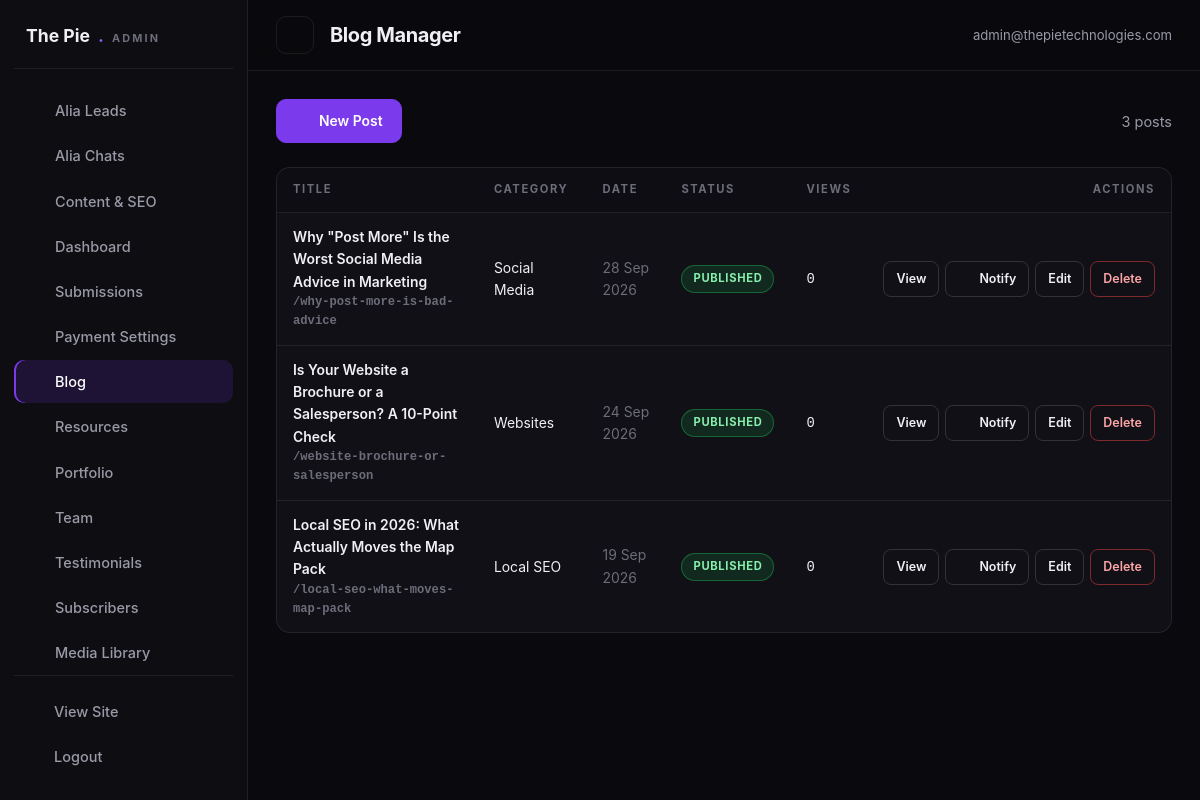
Screenshot of /admin/blog.php (signed in) with the database file from the repository.
### tables this page shows
CREATE TABLE IF NOT EXISTS blog_posts (
  id INT AUTO_INCREMENT PRIMARY KEY,
  title VARCHAR(255) NOT NULL,
  slug VARCHAR(255) UNIQUE NOT NULL,
  category_id INT,
  featured_image VARCHAR(255),
  excerpt TEXT,
  content LONGTEXT,
  tags VARCHAR(255) DEFAULT '',
  author VARCHAR(150) DEFAULT 'The Pie Technologies',
  meta_title VARCHAR(255),
  meta_description TEXT,
  reading_time INT DEFAULT 5,
  views INT DEFAULT 0,
  status ENUM('draft','published') DEFAULT 'draft',
  published_at DATETIME,
  created_at TIMESTAMP DEFAULT CURRENT_TIMESTAMP,
  KEY idx_post_status (status),
  KEY idx_post_cat (category_id),
  CONSTRAINT fk_post_category FOREIGN KEY (category_id)
    REFERENCES blog_categories (id) ON DELETE SET NULL
);

CREATE TABLE IF NOT EXISTS blog_categories (
  id INT AUTO_INCREMENT PRIMARY KEY,
  name VARCHAR(100) NOT NULL,
  slug VARCHAR(100) UNIQUE NOT NULL
);

### includes/functions.php (called while the page is built, shortened)
<?php
function esc($value)
{
    return htmlspecialchars((string) $value, ENT_QUOTES, 'UTF-8');
}
function url($path = '', $pretty = null)
{
    $path = trim((string) $path, '/');
    if ($pretty === null) {
        $pretty = PRETTY_URLS;
    }
    if ($path !== '' && substr($path, -4) !== '.php' && $pretty && strpos($path, '?') === false) {
        $url = BASE_URL . '/' . $path;
    } elseif ($path !== '' && substr($path, -4) !== '.php' && !$pretty && strpos($path, '?') === false) {
        $url = BASE_URL . '/' . $path . '.php';
    } else {
        $url = BASE_URL . ($path === '' ? '/' : '/' . $path);
    }
    return $url;
}
function asset($path)
{
    return BASE_URL . '/' . ltrim((string) $path, '/');
}
function formatDate($datetime, $format = 'j M Y')
{
    $ts = strtotime((string) $datetime);
    return $ts ? date($format, $ts) : '';
}
function isAdminLoggedIn()
{
    return !empty($_SESSION['admin_id']);
}
function currentAdmin()
{
    $admin = dbOne('SELECT * FROM admin_users WHERE id = ?', array((int) $_SESSION['admin_id']));
    return $admin;
}

### includes/db.php (called while the page is built, shortened)
<?php
if (!function_exists('dbAll')) {
    function dbAll($sql, $params = array())
    {
        try {
            $st = $GLOBALS['pdo']->prepare($sql);
            $st->execute($params);
            return $st->fetchAll();
        } catch (PDOException $e) {
            error_log('[TPT] Query failed: ' . $e->getMessage() . ' | ' . $sql);
            return array();
        }
    }
}
if (!function_exists('dbOne')) {
    function dbOne($sql, $params = array())
    {
        $rows = dbAll($sql, $params);
        return $rows ? $rows[0] : null;
    }
}

### admin/blog.php (the view, shortened to what this page needs)
<?php
$adminPage  = 'blog';
$adminTitle = 'Blog Manager';
$posts = dbAll(
    "SELECT p.*, c.name AS category_name FROM blog_posts p LEFT JOIN blog_categories c ON c.id = p.category_id
     ORDER BY p.created_at DESC"
);
require_once dirname(__DIR__) . '/includes/admin-header.php';
?>
<div class="a-toolbar">
    <a class="a-btn primary" href="blog-edit.php"><?= icon('plus', 16) ?> New Post</a>
    <span class="text-muted"><?= count($posts) ?> post<?= count($posts) === 1 ? '' : 's' ?></span>
</div>
<div class="a-table-wrap">
    <table class="a-table">
        <thead><tr><th>Title</th><th>Category</th><th>Date</th><th>Status</th><th>Views</th><th style="text-align:right">Actions</th></tr></thead>
        <tbody>
        <?php foreach ($posts as $post): ?>
        <tr>
            <td class="td-main"><?= esc($post['title']) ?><div class="td-sub mono">/<?= esc($post['slug']) ?></div></td>
            <td><?= esc($post['category_name'] !== null ? $post['category_name'] : '—') ?></td>
            <td class="td-sub"><?= esc(formatDate($post['published_at'] !== null ? $post['published_at'] : $post['created_at'], 'j M Y')) ?></td>
            <td><span class="badge <?= esc($post['status']) ?>"><?= esc($post['status']) ?></span></td>
            <td class="mono"><?= number_format((int) $post['views']) ?></td>
            <td>
                <div class="row-actions">
                    <a class="a-btn small" href="<?= url('blog/' . $post['slug']) ?>" target="_blank" rel="noopener">View</a>
                    <?php if ($post['status'] === 'published'): ?>
                        <a class="a-btn small" href="subscriber-notify.php?type=blog&id=<?= (int) $post['id'] ?>" title="Send email notification to subscribers"><?= icon('send', 13) ?> Notify</a>
                    <?php endif; ?>
                    <a class="a-btn small" href="blog-edit.php?id=<?= (int) $post['id'] ?>">Edit</a>
                    <form method="post" action="actions.php" style="display:inline" onsubmit="return confirm('Delete this post permanently?');">
                        <button class="a-btn small danger" type="submit">Delete</button>
                    </form>
                </div>
            </td>
        </tr>
        <?php endforeach; ?>
        </tbody>
    </table>
</div>
<?php require_once dirname(__DIR__) . '/includes/admin-footer.php'; ?>

### includes/admin-header.php (shortened to what this page needs)
<?php
$adminPage  = isset($adminPage) ? $adminPage : 'dashboard';
$adminTitle = isset($adminTitle) ? $adminTitle : 'Dashboard';
$adminUser  = currentAdmin();
$adminNav = array(
    array('key' => 'leads', 'label' => 'Alia Leads', 'href' => 'leads.php', 'icon' => 'users'),
    array('key' => 'chats', 'label' => 'Alia Chats', 'href' => 'chats.php', 'icon' => 'chat'),
    array('key' => 'content', 'label' => 'Content & SEO', 'href' => 'content.php', 'icon' => 'edit'),
    array('key' => 'dashboard',    'label' => 'Dashboard',     'href' => 'index.php',        'icon' => 'grid'),
    array('key' => 'submissions',  'label' => 'Submissions',   'href' => 'submissions.php',  'icon' => 'mail'),
    array('key' => 'payments',     'label' => 'Payment Settings', 'href' => 'payments.php',  'icon' => 'card'),
    array('key' => 'blog',         'label' => 'Blog',          'href' => 'blog.php',         'icon' => 'edit'),
    array('key' => 'resources',    'label' => 'Resources',     'href' => 'resources.php',    'icon' => 'download'),
    array('key' => 'portfolio',    'label' => 'Portfolio',     'href' => 'portfolio.php',    'icon' => 'layers'),
    array('key' => 'team',         'label' => 'Team',          'href' => 'team.php',         'icon' => 'users'),
    array('key' => 'testimonials', 'label' => 'Testimonials',  'href' => 'testimonials.php', 'icon' => 'star'),
    array('key' => 'subscribers',  'label' => 'Subscribers',   'href' => 'subscribers.php',  'icon' => 'send'),
    array('key' => 'media',        'label' => 'Media Library', 'href' => 'media.php',        'icon' => 'image'),
    array('key' => 'admins',       'label' => 'Admin Management', 'href' => 'admins.php',    'icon' => 'shield'),
    array('key' => 'settings',     'label' => 'Settings',      'href' => 'settings.php',     'icon' => 'cpu'),
);
?>
<!DOCTYPE html>
<html lang="en">
<head>
<link rel="stylesheet" href="<?= asset('assets/css/admin.css') ?>">
</head>
<body class="admin-body">
<aside class="admin-sidebar" id="adminSidebar">
    <div class="admin-brand">The Pie<span>.</span><small>Admin</small></div>
    <nav>
        <?php foreach ($adminNav as $navItem): ?>
        <a href="<?= esc($navItem['href']) ?>" class="<?= $adminPage === $navItem['key'] ? 'active' : '' ?>"><?= icon($navItem['icon'], 17) ?><span><?= esc($navItem['label']) ?></span></a>
        <?php endforeach; ?>
    </nav>
    <div class="admin-side-foot">
        <a href="<?= url('') ?>" target="_blank" rel="noopener"><?= icon('globe', 16) ?><span>View Site</span></a>
        <a href="logout.php"><?= icon('close', 16) ?><span>Logout</span></a>
    </div>
</aside>
<div class="admin-main">
    <header class="admin-topbar">
        <button class="a-icon-btn sidebar-toggle" id="sidebarToggle" aria-label="Toggle navigation"><?= icon('menu', 20) ?></button>
        <h1><?= esc($adminTitle) ?></h1>
        <div class="admin-top-actions">
            <span class="admin-user"><?= icon('users', 15) ?> <?= esc($adminUser ? $adminUser['email'] : 'admin') ?></span>
        </div>
    </header>
    <main class="admin-content">

### includes/data.php (shortened to what this page needs)
<?php
function icon($name, $size = 20)
{
    $body = isset($paths[$name]) ? $paths[$name] : $paths['sparkle'];
    return '<svg class="icon icon-' . esc($name) . '" width="' . (int) $size . '" height="' . (int) $size
        . '" viewBox="0 0 24 24" fill="none" stroke="currentColor" stroke-width="1.6" stroke-linecap="round" stroke-linejoin="round" aria-hidden="true">'
        . $body . '</svg>';
}

### assets/css/admin.css (style rules this page uses)
:root { --bg:#0a0a0e; --panel:#101016; --panel-2:#15151d; --line:rgba(255,255,255,.08); --line-2:rgba(255,255,255,.14); --text:#f0f0f4; --muted:#9a9aa7; --muted-2:#6d6d7a; --violet:#7c3aed; --violet-2:#8b5cf6; --violet-soft:#a78bfa; --cyan:#22d3ee; --amber:#f59e0b; --green:#22c55e; --red:#ef4444; --radius:14px; --sidebar:248px; --font:'Inter',system-ui,-apple-system,'Segoe UI',sans-serif; --display:'Space Grotesk','Inter',system-ui,sans-serif; }
* { box-sizing:border-box }
html { overflow-x:clip }
body { margin:0;background:var(--bg);color:var(--text);font-family:var(--font);font-size:14.5px;line-height:1.6;-webkit-font-smoothing:antialiased }
a { color:inherit;text-decoration:none }
h1,h2,h3,h4 { margin:0;font-family:var(--display);letter-spacing:-.02em }
button { font:inherit;color:inherit;background:none;border:0;cursor:pointer }
.admin-sidebar { position:fixed;inset:0 auto 0 0;width:var(--sidebar);z-index:60; background:#0d0d12;border-right:1px solid var(--line); display:flex;flex-direction:column;padding:22px 14px;gap:6px; transition:transform .3s cubic-bezier(.22,1,.36,1); }
.admin-brand { font-family:var(--display);font-weight:700;font-size:1.1rem;padding:0 12px 18px;border-bottom:1px solid var(--line);margin-bottom:14px;display:flex;align-items:baseline;gap:8px }
.admin-brand span { color:var(--violet-2) }
.admin-brand small { color:var(--muted-2);font-size:.68rem;letter-spacing:.2em;text-transform:uppercase }
.admin-sidebar nav { display:grid;gap:2px;overflow-y:auto }
.admin-sidebar nav a,.admin-side-foot a { display:flex;align-items:center;gap:12px;padding:10px 12px;border-radius:10px; color:var(--muted);font-weight:500;transition:background .2s,color .2s; }
.admin-sidebar nav a.active { background:rgba(124,58,237,.16);color:#fff;box-shadow:inset 2px 0 0 var(--violet) }
.admin-side-foot { margin-top:auto;padding-top:14px;border-top:1px solid var(--line);display:grid;gap:2px }
.admin-main { margin-left:var(--sidebar);min-height:100vh;display:flex;flex-direction:column }
.admin-topbar { position:sticky;top:0;z-index:50;display:flex;align-items:center;gap:16px; padding:16px 28px;background:rgba(10,10,14,.85);backdrop-filter:blur(14px);border-bottom:1px solid var(--line); }
.admin-topbar h1 { font-size:1.25rem }
.admin-top-actions { margin-left:auto;display:flex;gap:10px;align-items:center }
.admin-user { color:var(--muted);font-size:.82rem;display:inline-flex;gap:8px;align-items:center }
.admin-content { padding:28px;display:grid;gap:24px;align-content:start }
.sidebar-toggle { display:none }
.a-btn { display:inline-flex;align-items:center;justify-content:center;gap:8px; padding:10px 18px;border-radius:10px;font-weight:600;font-size:.87rem; border:1px solid var(--line-2);color:var(--text);transition:all .2s;white-space:nowrap; }
.a-btn.primary { background:var(--violet);border-color:var(--violet);color:#fff }
.a-btn.danger { border-color:rgba(239,68,68,.5);color:#fca5a5 }
.a-btn.small { padding:7px 12px;font-size:.78rem;border-radius:8px }
.a-icon-btn { width:38px;height:38px;border-radius:10px;border:1px solid var(--line);display:grid;place-items:center;color:var(--muted);transition:all .2s }
.a-table-wrap { overflow-x:auto;border:1px solid var(--line);border-radius:var(--radius);background:var(--panel) }
.a-table { width:100%;border-collapse:collapse;min-width:760px }
.a-table th { text-align:left;font-size:.7rem;letter-spacing:.14em;text-transform:uppercase;color:var(--muted-2); padding:13px 16px;border-bottom:1px solid var(--line);white-space:nowrap;background:#0d0d13; }
.a-table td { padding:13px 16px;border-bottom:1px solid var(--line);font-size:.87rem;vertical-align:middle }
.a-table tr:last-child td { border-bottom:0 }
.a-table tbody tr { transition:background .15s }
.a-table .row-actions { display:flex;gap:6px;justify-content:flex-end }
.td-main { font-weight:600 }
.td-sub { color:var(--muted-2);font-size:.76rem }
.badge { display:inline-flex;align-items:center;gap:6px;padding:4px 11px;border-radius:999px;font-size:.7rem;font-weight:700;letter-spacing:.06em;text-transform:uppercase }
.badge.published,.badge.active,.badge.approved { background:rgba(34,197,94,.14);color:#86efac;border:1px solid rgba(34,197,94,.4) }
.a-toolbar { display:flex;gap:12px;align-items:center;flex-wrap:wrap }
.text-muted { color:var(--muted) }
.mono { font-family:ui-monospace,Menlo,Consolas,monospace }

### rows the page displays
blog_posts: title "Why \"Post More\" Is the Worst Social Media Advice in Marketing", slug "why-post-more-is-bad-advice", category.name "Social Media", published_at "28 Sep 2026", status "PUBLISHED", views "0", $size 13 (drawn)
blog_posts: title "Is Your Website a Brochure or a Salesperson? A 10-Point Check", slug "website-brochure-or-salesperson", category.name "Websites", published_at "24 Sep 2026", status "PUBLISHED", views "0", $size 13 (drawn)
blog_posts: title "Local SEO in 2026: What Actually Moves the Map Pack", slug "local-seo-what-moves-map-pack", category.name "Local SEO", published_at "19 Sep 2026", status "PUBLISHED", views "0", $size 13 (drawn)

### other values shown
$navItem['label'] "Alia Leads"
$navItem['label'] "Alia Chats"
$navItem['label'] "Content & SEO"
$navItem['label'] "Dashboard"
$navItem['label'] "Submissions"
$navItem['label'] "Payment Settings"
$navItem['label'] "Blog"
$navItem['label'] "Resources"
$navItem['label'] "Portfolio"
$navItem['label'] "Team"
$navItem['label'] "Testimonials"
$navItem['label'] "Subscribers"
$navItem['label'] "Media Library"
$adminTitle "Blog Manager"
$adminUser ? $adminUser['email'] : 'admin' "admin@thepietechnologies.com"
